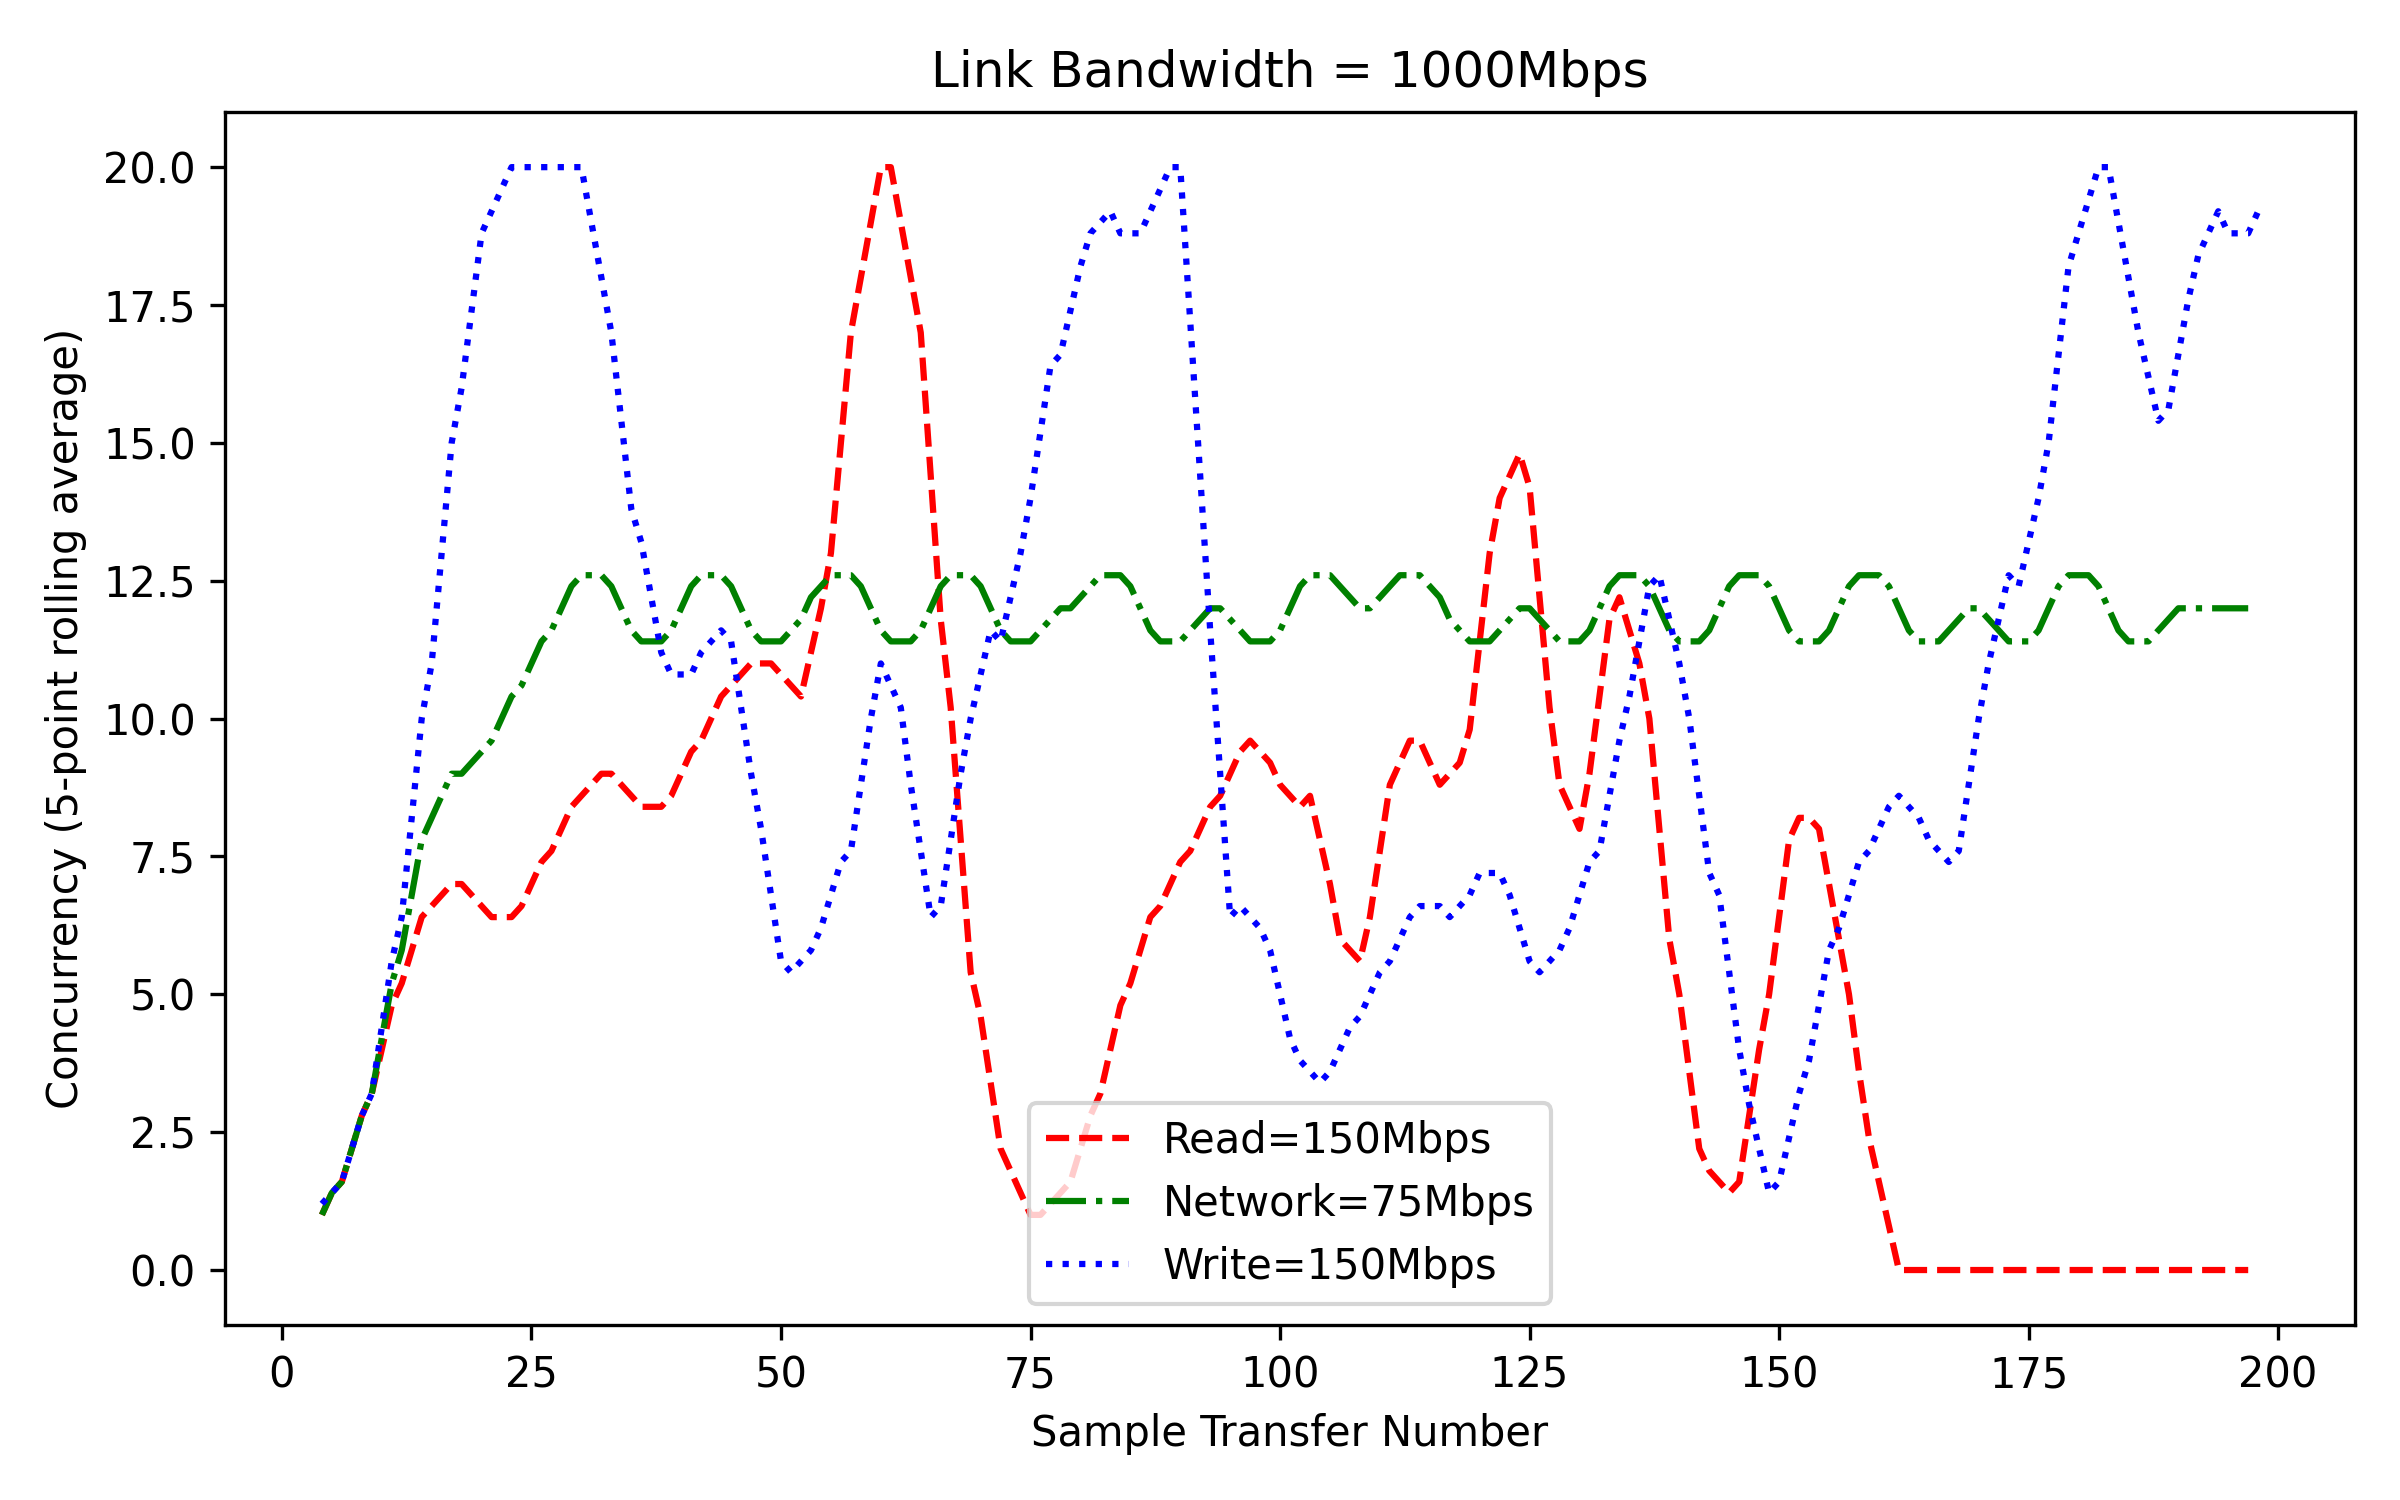

This figure's Python source:
import pandas as pd
import matplotlib.pyplot as plt

# File paths
file_paths = {
    "read": "logs_final/timed_log_read_ppo_mgd_network_bn.csv",
    "network": "logs_final/timed_log_network_ppo_mgd_network_bn.csv",
    "write": "logs_final/timed_log_write_ppo_mgd_network_bn.csv",
}

# Load all data into a dictionary
data = {}
for key, path in file_paths.items():
    try:
        data[key] = pd.read_csv(
            path, 
            header=None, 
            names=["current_time", "time_since_beginning", "throughputs", "threads"]
        )
    except FileNotFoundError:
        print(f"File not found: {path}")

# Create the figure
plt.figure(figsize=(8, 5))

# Define the order in which to plot and styling
plot_order = ["read", "network", "write"]
plot_styles = {
    "read": {"linestyle": "--", "color": "red",    "label": "Read=150Mbps"},
    "network": {"linestyle": "-.", "color": "green","label": "Network=75Mbps"},
    "write": {"linestyle": ":", "color": "blue",   "label": "Write=150Mbps"},
}

# Plot each dataset with a 5-point rolling average
for key in plot_order:
    if key in data:
        concurrency_rolled = data[key]["threads"].rolling(window=5).mean()
        sample_numbers = concurrency_rolled.index
        
        plt.plot(sample_numbers, concurrency_rolled,
                 linestyle=plot_styles[key]["linestyle"],
                 color=plot_styles[key]["color"],
                 label=plot_styles[key]["label"])

# If you want to include "falcon" in the same plot:
if "falcon" in data:
    concurrency_rolled = data["falcon"]["threads"].rolling(window=5).mean()
    sample_numbers = concurrency_rolled.index
    
    plt.plot(sample_numbers, concurrency_rolled,
             linestyle=plot_styles["falcon"]["linestyle"],
             color=plot_styles["falcon"]["color"],
             label=plot_styles["falcon"]["label"])

# Set labels, legend, and layout
plt.title("Link Bandwidth = 1000Mbps")
plt.xlabel("Sample Transfer Number")
plt.ylabel("Concurrency (5-point rolling average)")
plt.legend()
plt.tight_layout()

# Save the figure to a PNG file
plt.savefig("plot_mgd_bad.png", dpi=300)  # You can adjust dpi as needed

# Display the plot
plt.show()
